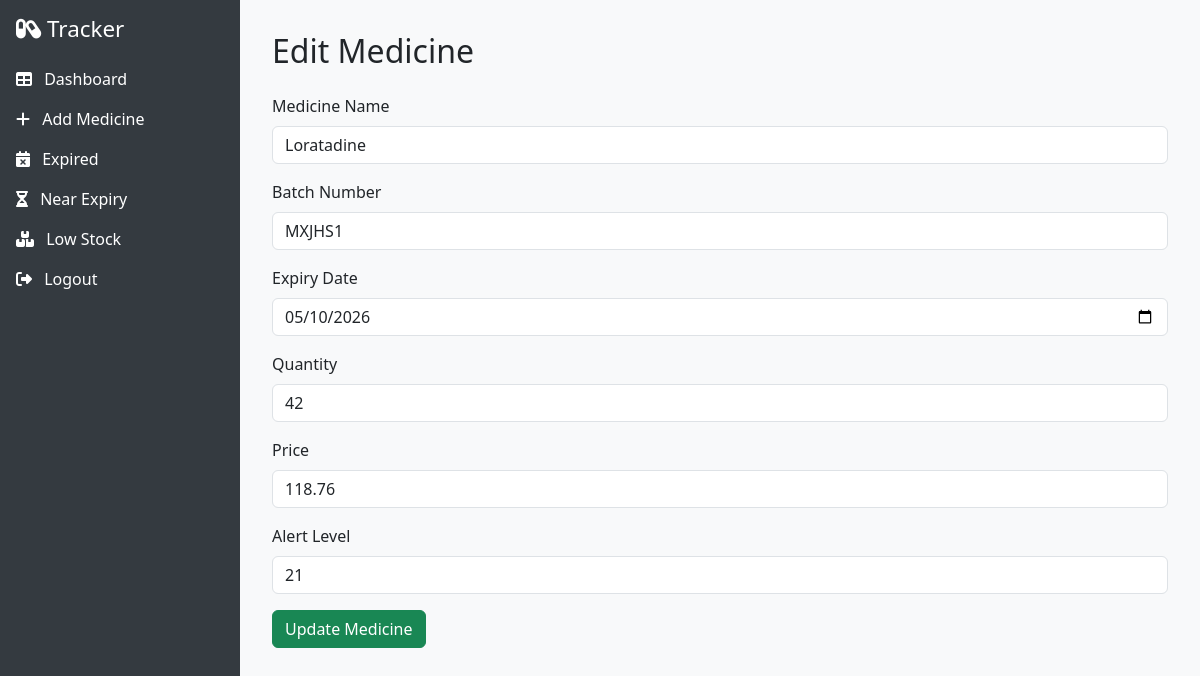
Screenshot of /edit/1 with the database file from the repository.
### tables this page shows
CREATE TABLE medicines (
    id INTEGER PRIMARY KEY AUTOINCREMENT,
    name TEXT,
    batch_number TEXT,
    expiry_date TEXT,
    quantity INTEGER,
    price REAL,
    alert_level INTEGER
);

### app.py (the view, shortened to what this page needs)
@app.route('/edit/<int:id>', methods=['GET', 'POST'])
def edit_medicine(id):
    conn = sqlite3.connect('database.db')
    c = conn.cursor()
    c.execute("SELECT * FROM medicines WHERE id=?", (id,))
    medicine = c.fetchone()
    conn.close()
    return render_template('edit_medicine.html', medicine=medicine)

### templates/edit_medicine.html (shortened to what this page needs)
{% extends 'base.html' %}
{% block content %}
<h2 class="mb-4">Edit Medicine</h2>
<form method="post">
    <div class="mb-3">
        <label class="form-label">Medicine Name</label>
        <input type="text" class="form-control" name="name" value="{{ medicine[1] }}" required>
    </div>
    <div class="mb-3">
        <label class="form-label">Batch Number</label>
        <input type="text" class="form-control" name="batch_number" value="{{ medicine[2] }}" required>
    </div>
    <div class="mb-3">
        <label class="form-label">Expiry Date</label>
        <input type="date" class="form-control" name="expiry_date" value="{{ medicine[3] }}" required>
    </div>
    <div class="mb-3">
        <label class="form-label">Quantity</label>
        <input type="number" class="form-control" name="quantity" value="{{ medicine[4] }}" required>
    </div>
    <div class="mb-3">
        <label class="form-label">Price</label>
        <input type="number" step="0.01" class="form-control" name="price" value="{{ medicine[5] }}" required>
    </div>
    <div class="mb-3">
        <label class="form-label">Alert Level</label>
        <input type="number" class="form-control" name="alert_level" value="{{ medicine[6] }}" required>
    </div>
    <button type="submit" class="btn btn-success">Update Medicine</button>
</form>
{% endblock %}

### templates/base.html (style rules this page uses)
body { display: flex; min-height: 100vh; }

### rows the page displays
medicines: name "Loratadine", batch_number "MXJHS1", expiry_date "05/10/2026", quantity "42", price "118.76", alert_level "21"
